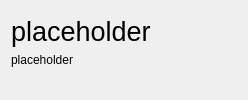
<?xml version="1.0" encoding="UTF-8"?>
<ui version="4.0">
 <class>Component</class>
 <widget class="QWidget" name="Component">
  <property name="windowTitle">
   <string>Form</string>
  </property>
  <layout class="QHBoxLayout" name="horizontalLayout">
   <item>
    <layout class="QVBoxLayout" name="verticalLayout">
     <item>
      <widget class="QLabel" name="label_name">
       <property name="font">
        <font>
         <pointsize>20</pointsize>
        </font>
       </property>
       <property name="text">
        <string>placeholder</string>
       </property>
       <property name="alignment">
        <set>Qt::AlignBottom|Qt::AlignLeading|Qt::AlignLeft</set>
       </property>
      </widget>
     </item>
     <item>
      <widget class="QLabel" name="label_description">
       <property name="text">
        <string>placeholder</string>
       </property>
       <property name="alignment">
        <set>Qt::AlignLeading|Qt::AlignLeft|Qt::AlignTop</set>
       </property>
      </widget>
     </item>
    </layout>
   </item>
   <item>
    <spacer name="horizontal_spacer">
     <property name="orientation">
      <enum>Qt::Horizontal</enum>
     </property>
     <property name="sizeHint" stdset="0">
      <size>
       <width>40</width>
       <height>20</height>
      </size>
     </property>
    </spacer>
   </item>
   <item>
    <widget class="QPushButton" name="remove_button">
     <property name="text">
      <string/>
     </property>
     <property name="icon">
      <iconset theme="edit-undo">
       <normaloff>.</normaloff>.</iconset>
     </property>
     <property name="flat">
      <bool>true</bool>
     </property>
    </widget>
   </item>
  </layout>
 </widget>
 <resources/>
 <connections/>
</ui>
